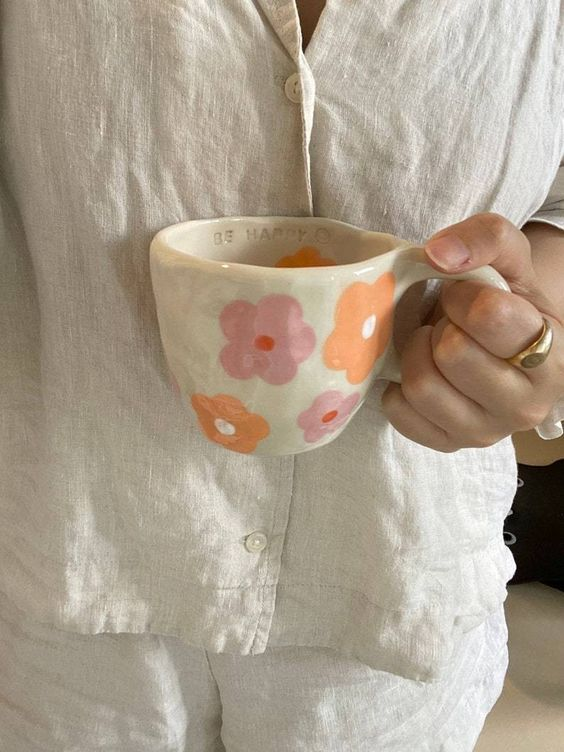
#> input picture lab7/первый.jpg, 564 x 752 px
$ python 3.py
#> lines starting #> are read from the running program, lines starting #| are printed output that depends on the picture
from PIL import Image,ImageFilter
images=['первый.jpg','второй.jpg','третий.jpg','четвертый.jpg','пятый.jpg']
for img in images: #создаем цикл и пробегаемся по каждой фотке
    image= Image.open(img)
#> image is the input picture: PIL image 564x752 RGB; mean R, G, B 171.2, 158.1, 141.2
    img_f= image.filter(ImageFilter.FIND_EDGES) #накладываем фильтр выделения краев
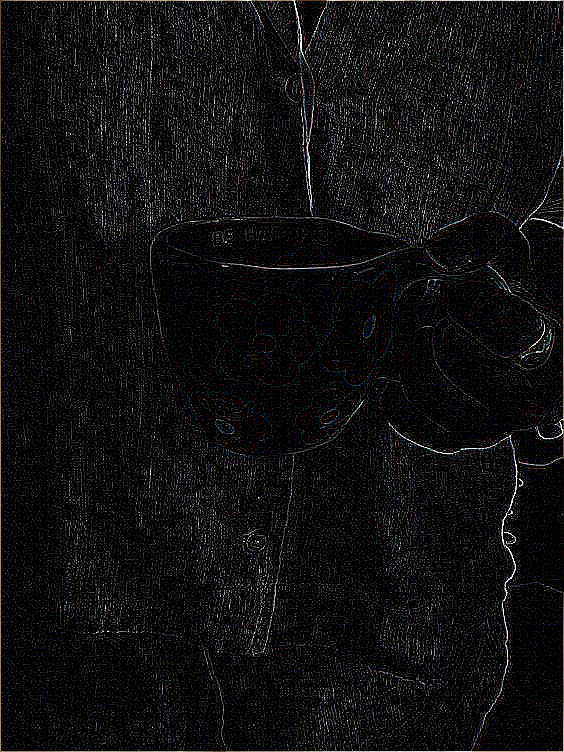
#> img_f: PIL image 564x752 RGB; mean R, G, B 15.3, 15.2, 15.2
    img_f.show()
    img_f.save('new'+img) #сохраняем с новым названием
#> pass 2 of the loop `for img in images:`:
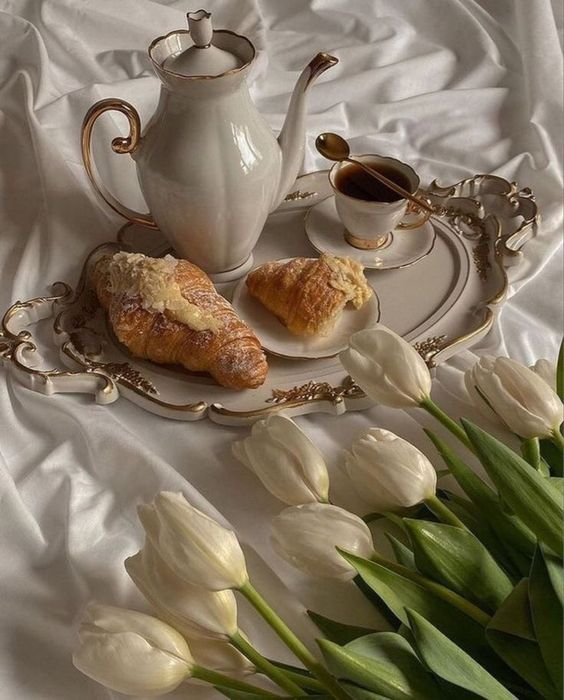
#> input picture lab7/второй.jpg, 564 x 700 px
#> image is the input picture: PIL image 564x700 RGB; mean R, G, B 127.9, 114.5, 93.6
#> `img_f= image.filter(ImageFilter.FIND_EDGES)`:
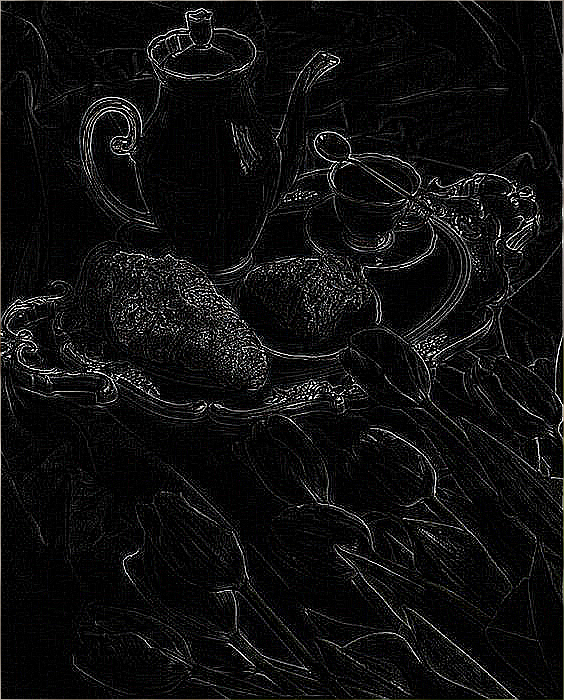
#> img_f: PIL image 564x700 RGB; mean R, G, B 15.4, 15.3, 15.3
#> pass 3 of the loop `for img in images:`:
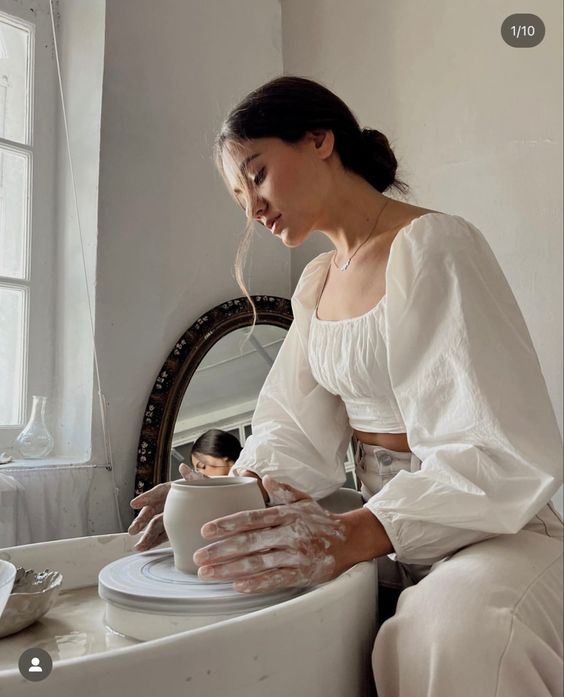
#> input picture lab7/третий.jpg, 564 x 697 px
#> image is the input picture: PIL image 564x697 RGB; mean R, G, B 148.4, 139.3, 129.3
#> `img_f= image.filter(ImageFilter.FIND_EDGES)`:
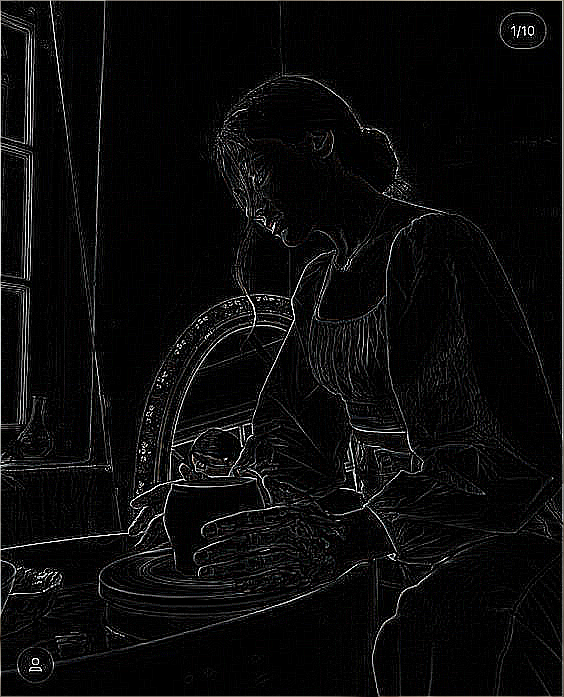
#> img_f: PIL image 564x697 RGB; mean R, G, B 11.3, 11.2, 11.2
#> the loop made 5 passes; the first 3 are shown
